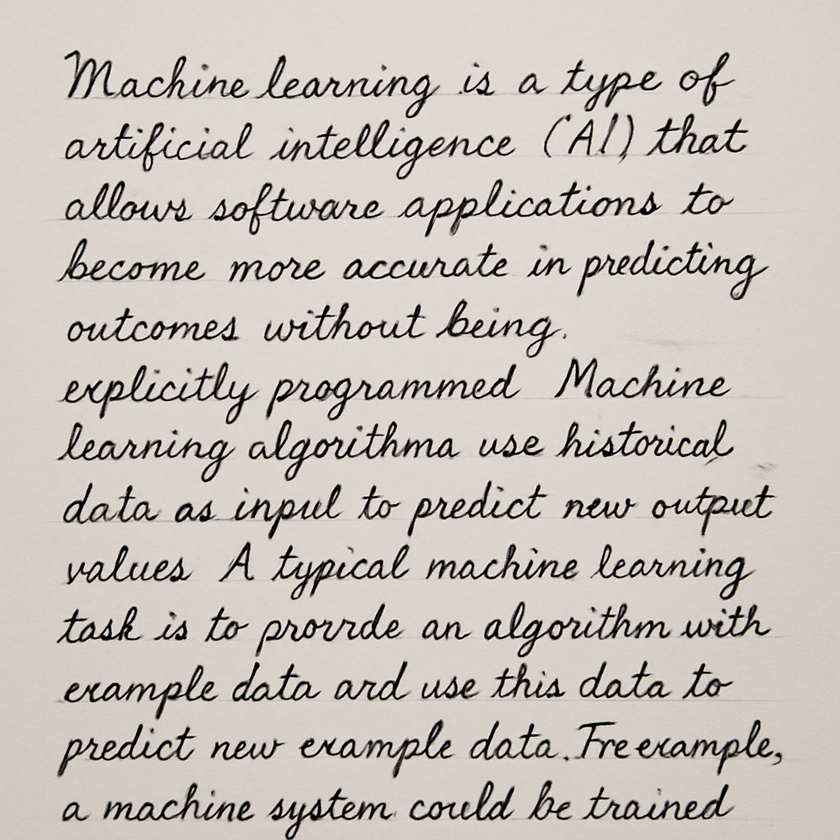
#> input picture sample_images/sample1.jpg.jpeg.jpg, 840 x 840 px, shrunk from 1024 x 1024 before the run
$ python tempCodeRunnerFile.py ../sample_images/sample1.jpg.jpeg.jpg
#> lines starting #> are read from the running program, lines starting #| are printed output that depends on the picture; after the words box and inside, x2 and y2 are one past the last pixel; in counts of white or black regions, pixels touching at a corner belong together
import cv2
import numpy as np

def preprocess_image(img_path, show_steps=False):
#> called with img_path = '../sample_images/sample1.jpg.jpeg.jpg', show_steps = True
    img = cv2.imread(img_path)
#> img is the input picture: shape (840, 840, 3); mean B, G, R 184.9, 191.9, 199.4
    if img is None:
        raise FileNotFoundError(f"Image not found: {img_path}")
    gray = cv2.cvtColor(img, cv2.COLOR_BGR2GRAY)
    blurred = cv2.GaussianBlur(gray, (5, 5), 0)
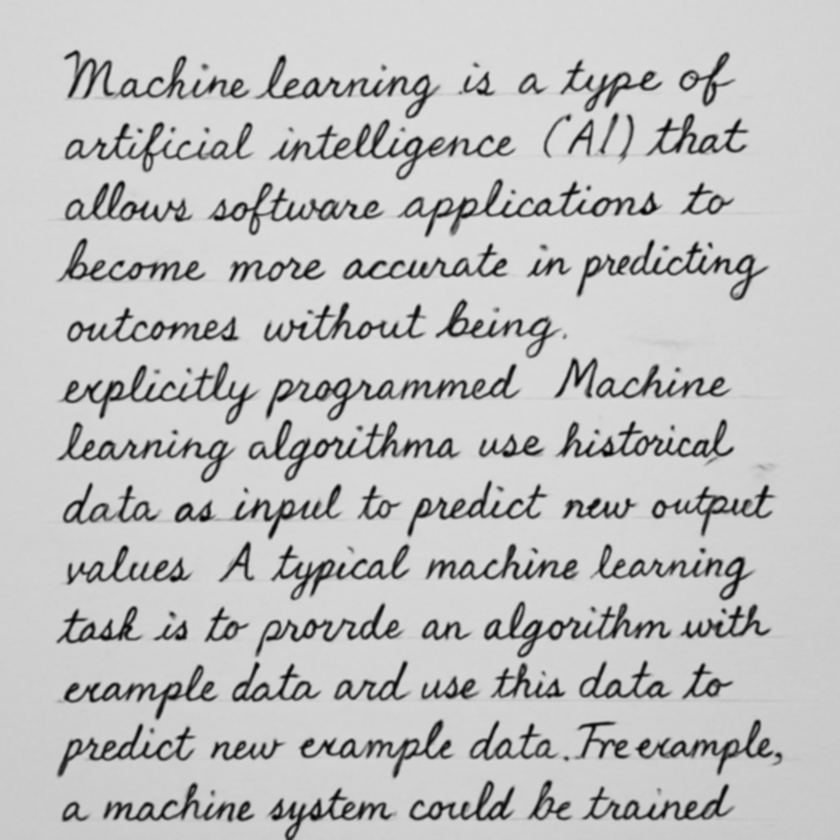
#> blurred: shape (840, 840); min 2, max 224, mean 193.3
    binary = cv2.adaptiveThreshold(
        blurred, 255,
        cv2.ADAPTIVE_THRESH_GAUSSIAN_C,
        cv2.THRESH_BINARY_INV, 15, 8
    )
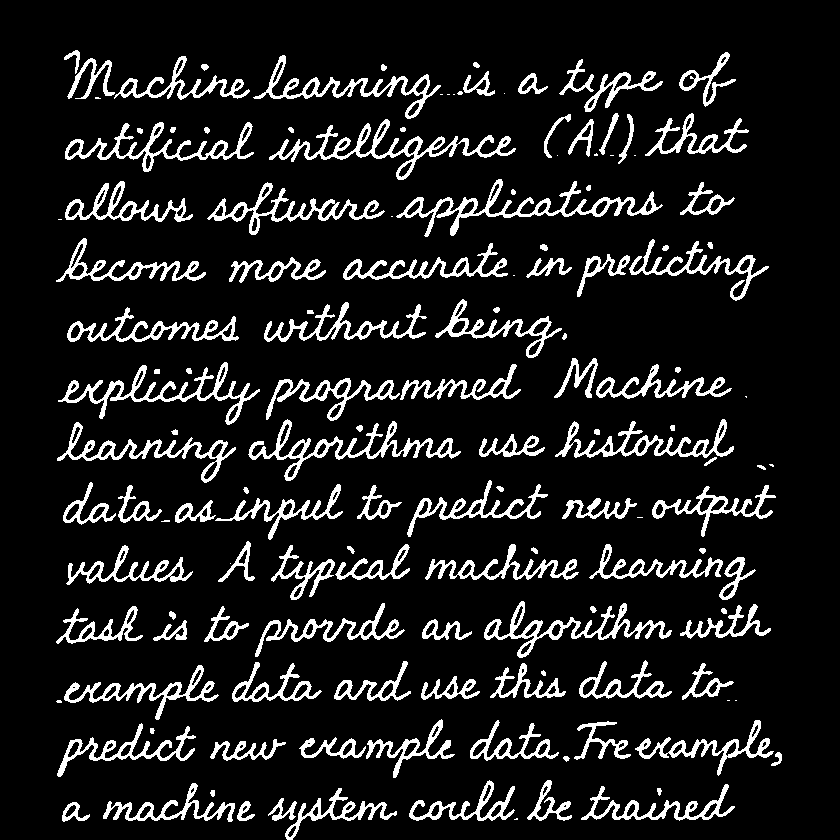
#> binary: shape (840, 840); 11.3% white; 143 white regions (22 under 20 px), largest, box (x1, y1, x2, y2) and area: (396, 179, 663, 237) 2552, (269, 119, 516, 180) 2543, (248, 419, 461, 481) 2267
    if show_steps:
        cv2.imshow("Original", img)
        cv2.imshow("Grayscale", gray)
        cv2.imshow("Blurred", blurred)
        cv2.imshow("Binarized", binary)
        cv2.waitKey(0)
        cv2.destroyAllWindows()
    return binary

if __name__ == '__main__':
    import sys
    preprocess_image(sys.argv[1], show_steps=True)
